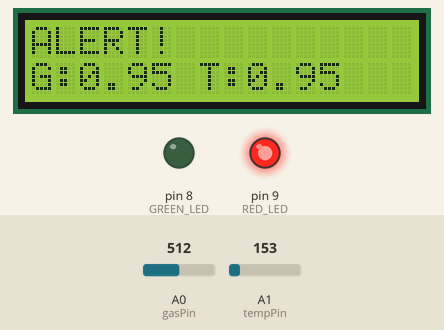
Simulated run of this sketch. Board: Arduino Uno, built with avr-gcc and run on an emulated ATmega328P. Parts: 16×2 character LCD, output pins drawn as LEDs (lit = HIGH). The test bench sets the inputs (shaded band); at power-on: A1 (tempPin) = 153, A0 (gasPin) = 512.

Above: at 1.2 s.
1.3 s: A1 (tempPin) set to 165
At 2.7 s:
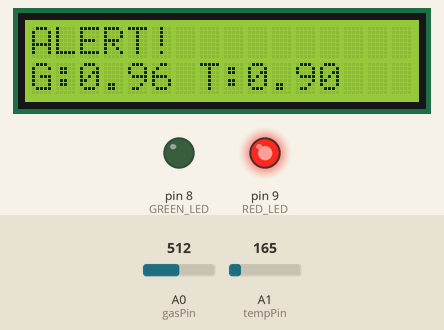
4.5 s: A0 (gasPin) set to 716
At 5.7 s:
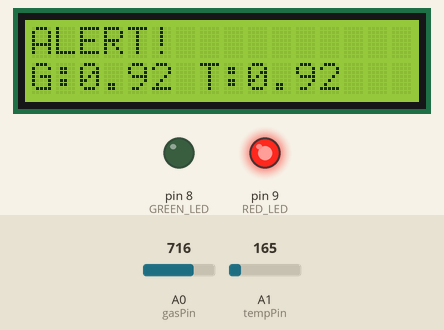
7.5 s: A1 (tempPin) set to 175
At 8.4 s:
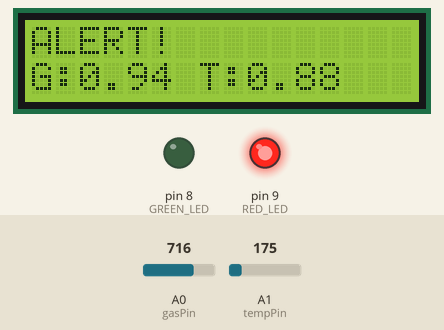
10.6 s: A0 (gasPin) set to 900
At 11.1 s:
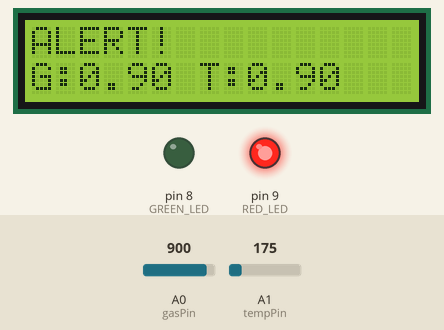
13.6 s: A1 (tempPin) set to 191
At 14.8 s:
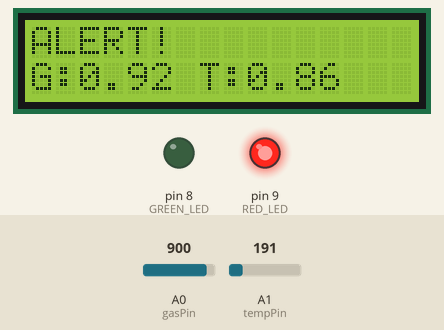
16.6 s: A0 (gasPin) set to 1023
At 17.8 s:
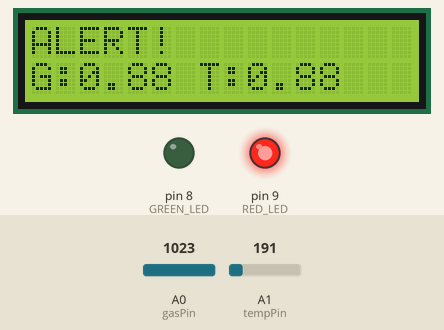
Timing chart, 0 to 19.6 s (numbered marks = the images above; inputs shaded):
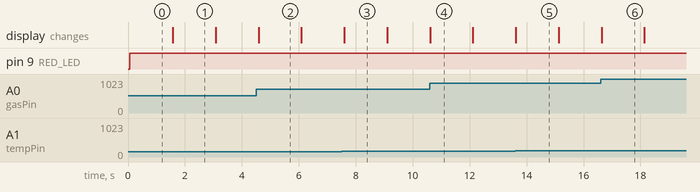

The sketch:

trust-aware-iot.ino
```cpp
#include <LiquidCrystal.h>

LiquidCrystal lcd(12, 11, 5, 4, 3, 2);

int gasPin = A0;
int tempPin = A1;
int ldrPin  = A2;

float gasTrust = 1.0;
float tempTrust = 1.0;

int prevGas = 0;
int prevTemp = 0;

void setup() {
  lcd.begin(16, 2);
  pinMode(8, OUTPUT);   // GREEN LED
  pinMode(9, OUTPUT);   // RED LED
}

void loop() {

  int gas = analogRead(gasPin);
  int tempRaw = analogRead(tempPin);
  float temp = (tempRaw * 5.0 / 1023.0) * 100; // TMP36 approx

  // Trust adjustment logic
  if (abs(gas - prevGas) > 80) gasTrust -= 0.05;
  else gasTrust += 0.01;

  if (abs(temp - prevTemp) > 5) tempTrust -= 0.05;
  else tempTrust += 0.01;

  gasTrust = constrain(gasTrust, 0.2, 1.0);
  tempTrust = constrain(tempTrust, 0.2, 1.0);

  float effectiveGas = gas * gasTrust;
  float effectiveTemp = temp * tempTrust;

  lcd.clear();

  if (effectiveGas > 300 || effectiveTemp > 35) {
    digitalWrite(9, HIGH);
    digitalWrite(8, LOW);

    lcd.setCursor(0, 0);
    lcd.print("ALERT!");
    lcd.setCursor(0, 1);
    lcd.print("G:");
	lcd.print(gasTrust, 2);
	lcd.print(" T:");
	lcd.print(tempTrust, 2);
  } else {
    digitalWrite(8, HIGH);
    digitalWrite(9, LOW);

    lcd.setCursor(0, 0);
    lcd.print("System SAFE");
    lcd.setCursor(0, 1);
    lcd.print("Stable Trust");
  }

  prevGas = gas;
  prevTemp = temp;
  delay(1500);
}
```

Measured:
- what the display in image 1 shows lasts 1.5 s, from 1.6 s to 3.1 s
